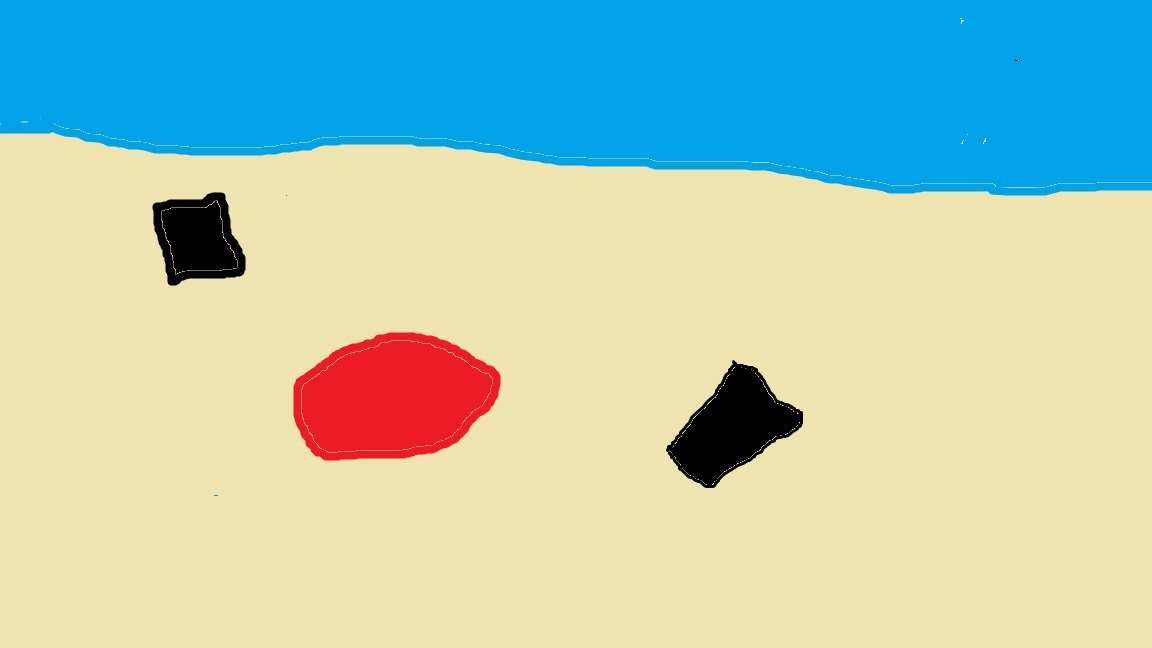
#> input picture Tests/PLAA4.jpg, 1152 x 648 px, given in place of the camera
$ python Finalprueba.py
#> lines starting #> are read from the running program, lines starting #| are printed output that depends on the picture; after the words box and inside, x2 and y2 are one past the last pixel; in counts of white or black regions, pixels touching at a corner belong together
### Tests/functions.py
# !usr/bin/python
# Standard imports
import cv2
import numpy as np
import math
import serial, time


# mathematical funtions
def getAngle(windowSize, point):
     # WindowSize = (h,w)    point = (x,y)
     h = windowSize[1]
     w = windowSize[0]

     topPoint = (int(w/2),0)
     bottomPoint = (int(w/2), h)

     X = point[0] - int(w/2)
     Y = point[1] - 0
     angle = math.atan2(Y,X) * (180.0 / math.pi)

     return angle

# [74 lines left out: functions getBlobRelativePosition, detectCans, not called in this run]

def get_Cans(img, shape):
     h = shape[1]
     w = shape[0]

     imgCopy = img.copy()
     imgHSV = cv2.cvtColor(imgCopy, cv2.COLOR_BGR2HSV)
     hsv_min_black = np.array([0, 0, 0], np.uint8) #lower blue mask
     hsv_max_black = np.array([179, 255, 77], np.uint8) #upper blue mask

     kernel = np.ones((11, 11), np.uint8)
     blackMask = cv2.inRange(imgHSV,hsv_min_black,hsv_max_black)
     opening = cv2.morphologyEx(blackMask, cv2.MORPH_OPEN, kernel, iterations=3)
     closing = cv2.morphologyEx(opening, cv2.MORPH_CLOSE, kernel)

     cans =  cv2.bitwise_and(img, img, mask=closing)

     grayimg = cv2.cvtColor(cans, cv2.COLOR_BGR2GRAY)
     #cans = cv2.threshold(grayimg,20, 250 cv2.TRESH_BINARY_INV)[1]
     #cv2.imshow("Cans", 255- cans)

     # convert the image to grayscale
     '''gray_image = img.copy()
     gray_image = cv2.cvtColor(gray_image, cv2.COLOR_BGR2GRAY)
     blur = cv2.GaussianBlur(gray_image,(11,11),cv2.BORDER_DEFAULT)

     # convert the grayscale image to binary image
     thresh = cv2.threshold(blur,20,250,cv2.THRESH_BINARY_INV)[1]

    # cv2.imshow("cans", thresh)'''

     # find contours in the binary image
     contours = cv2.findContours(grayimg,cv2.RETR_TREE,cv2.CHAIN_APPROX_SIMPLE)[0]

     D = []
     if contours != []:
          for c in contours:
               # calculate moments for each contour
               M = cv2.moments(c)
               if M["m00"]!=0:
                    # calculate x,y coordinate of center
                    cX = int(M["m10"] / M["m00"])
                    cY = int(M["m01"] / M["m00"])
               else:
                    cX = 0
                    cY = 0
               #cv2.circle(img, (cX, cY), 5, (255, 255, 255), -1)
               #cv.putText(img, "centroid", (cX - 25, cY - 25),cv.FONT_HERSHEY_SIMPLEX, 0.5, (255, 255, 255), 2)
               dist = math.sqrt( (cX - int(w/2))**2 + (cY - h)**2 )
               D.append(dist)
               if dist <= min(D):
                    #minimal x and y
                    fX = cX
                    fY = cY
                    #draw all targets
                    #draw_target(img,(h,w),(fX,fY))
          return (fX,fY), True
     else:
          return (-1,-1), False

#Get cans numpy operations
# [48 lines left out: function get_CansNP, not called in this run]


def centerBlob(angle, type):
     rango = 32

     if type == "can":

          # Checar si esta centrada
          if angle < 90 + rango and angle > 90 -rango:
               #print("centered")
               # can centered -> Collect
               return 'CC'

          if angle < 90 - rango:
               #print("derecha")
               return 'CR'

          elif angle > 90 + rango:
               #print("izquierda")
               return 'CL'

     elif type == "hoop":
          # Checar si esta centrado
          if angle < 90 + rango and angle > 90 -rango:  # hoop centered
               # print(centered)
               return 'HC'
          if angle < 90 - rango: # hoop right
               # print(derecha)
               return 'HR'

          elif angle > 90 + rango: # hoop left
               #print(izquierda)
               return 'HL'


# [58 lines left out: functions collectCan, draw_target, showDetectionInfo, not called in this run]

# Functions for sea
def detectSea(img): #Returns lowest point of sea and sea mask
    blueHSV = cv2.cvtColor(img, cv2.COLOR_BGR2HSV)
    lowerBlue = np.array([87, 66, 144], np.uint8) #lower blue mask
    upperBlue = np.array([107, 255, 255], np.uint8) #upper blue mask

    kernel = np.ones((11, 11), np.uint8)
    blueMask = cv2.inRange(blueHSV,lowerBlue,upperBlue)
    opening = cv2.morphologyEx(blueMask, cv2.MORPH_OPEN, kernel, iterations=3)
    closing = cv2.morphologyEx(opening, cv2.MORPH_CLOSE, kernel)

    sea =  cv2.bitwise_and(img, img, mask=closing)

    grayimg = cv2.cvtColor(sea, cv2.COLOR_BGR2GRAY)
        # Detecting contours in image.
    contours, _= cv2.findContours(grayimg, cv2.RETR_TREE,
                                cv2.CHAIN_APPROX_SIMPLE)


    #For storing y coordinates of sea
    maxY = 0
    X = 0
    # Going through every contours found in the image.
    for cnt in contours :

        approx = cv2.approxPolyDP(cnt, 0.009 * cv2.arcLength(cnt, True), True)

        # draws boundary of contours.
        cv2.drawContours(img, [approx], 0, (0, 0, 255), 5)

        # Used to flatted the array containing
        # the co-ordinates of the vertices.
        n = approx.ravel()
        i = 0

        for j in n :

          if(i % 2 == 0):
               x = n[i]
               y = n[i + 1]

               # Obtener coordenada mas cercana al robot
               if y > maxY:
                    maxY = y
                    X = x

          i += 1

    coordinates = (X, maxY)

    if coordinates != (0,0):
         return coordinates, sea
    else:
         return (-1, -1), sea

def avoidSea(angle):
     # Checar si esta centrada

     if angle <= 90: #sea right
          #print(" mar derecha")
          return "SR"

     elif angle > 90: #sea left
          #print("mar izquierda")
          return "SL"

# Hoop
def detectHoop(img):
     imgHSV = cv2.cvtColor(img, cv2.COLOR_BGR2HSV)
     hsv_min_red = (0, 173, 0) #lower red mask
     hsv_max_red = (179, 255, 176) #upper red mask

     kernel = np.ones((11, 11), np.uint8)
     redMask = cv2.inRange(imgHSV,hsv_min_red,hsv_max_red)
     opening = cv2.morphologyEx(redMask, cv2.MORPH_OPEN, kernel, iterations=3)
     closing = cv2.morphologyEx(opening, cv2.MORPH_CLOSE, kernel)

     hoop =  cv2.bitwise_and(img, img, mask=closing)

     grayimg = cv2.cvtColor(hoop, cv2.COLOR_BGR2GRAY)

          # Detecting contours in image.
     contours, _= cv2.findContours(grayimg, cv2.RETR_TREE,
                                   cv2.CHAIN_APPROX_SIMPLE)

     #For storing y coordinates of the hoop
     maxY = 0
     promX = 0
     # Going through every contours found in the image.
     for cnt in contours :

          approx = cv2.approxPolyDP(cnt, 0.009 * cv2.arcLength(cnt, True), True)

          # draws boundary of contours.
          cv2.drawContours(img, [approx], 0, (0, 0, 255), 5)

          # Used to flatted the array containing
          # the co-ordinates of the vertices.
          n = approx.ravel()
          i = 0

          for j in n :

               if(i % 2 == 0):
                    promX += n[i]
                    y = n[i + 1]

                    # Obtener coordenada mas cercana al robot
                    if y > maxY:
                         maxY = y
               i = i + 1

          promX /= len(n)

     coordinates = (promX, maxY)

     if coordinates != (0,0):
          return coordinates, hoop
     else:
          return (-1, -1), hoop

# [21 lines left out: functions depositHoop, arduinoMessage, not called in this run]

### Tests/Finalprueba.py
# !usr/bin/python
# Standard imports
import cv2
from math import pi, sqrt
import functions as func# Our own functions file
import serial
import time


def main():

     # Arduino port
     # with serial.Serial("/dev/ttyACM0", 9600, timeout=1) as arduino:
     #arduino = serial.Serial("/dev/ttyACM0", 9600, timeout=1)
     #time.sleep(0.1) #wait for serial to open
     msg = 'B' #empty message

     #Window size
     #h = 480
     #w = 640
     winSize = (640,480) #width,height (x,y)

     #Webcam video
     vc = cv2.VideoCapture(0)

     #check for conection

     #Main loop
     while True:

          ret, frame = vc.read()
#> frame is the input picture: shape (648, 1152, 3); mean B, G, R 182.3, 200.8, 173.2
          cv2.imshow("image",frame)

          if ret:
               #IDLE STATE
               #Sea detection
               seaCoordinate, sea = func.detectSea(frame)
#> in detectSea, `blueMask = cv2.inRange(blueHSV,lowerBlue,upperBlue)`:
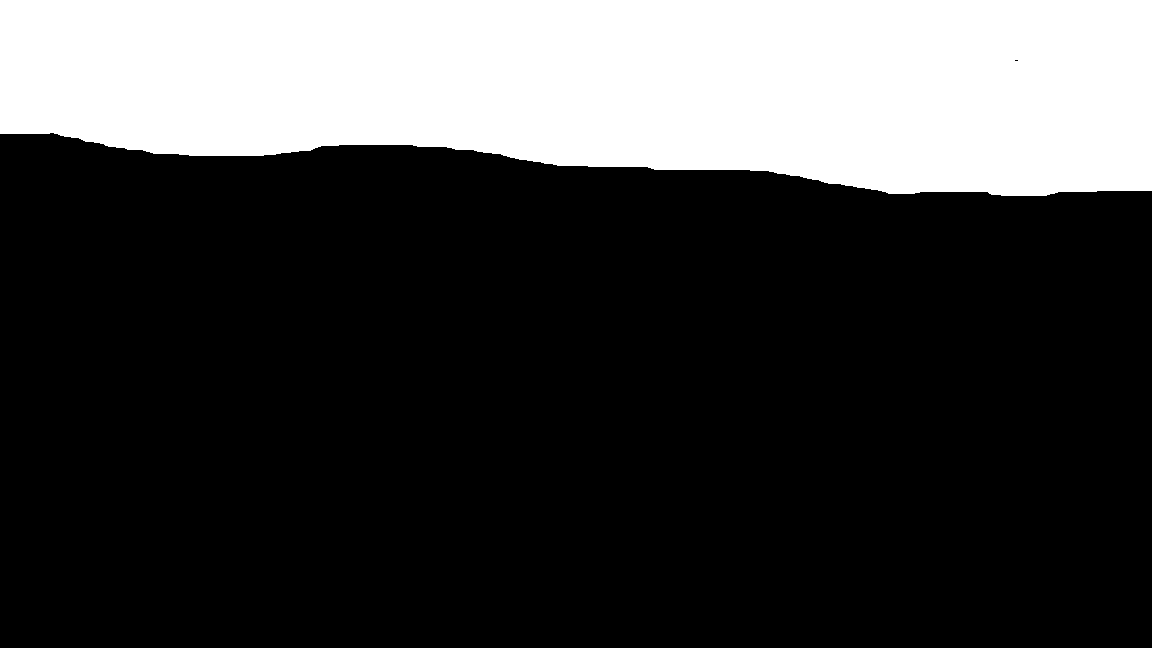
#> blueMask: shape (648, 1152); 25.6% white; 1 white region, box (x1, y1, x2, y2) and area: (0, 0, 1152, 196) 191319
#> in detectSea, `grayimg = cv2.cvtColor(sea, cv2.COLOR_BGR2GRAY)`:
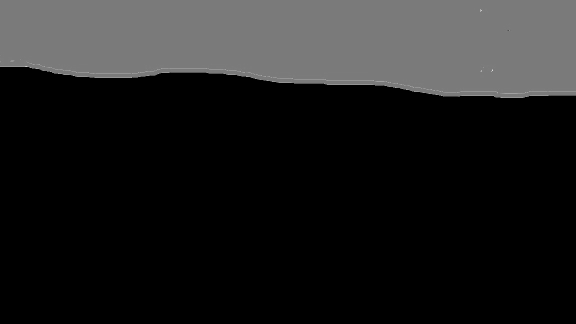
#> grayimg: shape (648, 1152) (shown at 1/2 size); min 0, max 231, mean 31.4
#> in detectSea, `contours, _= cv2.findContours(grayimg, cv2.RETR_TREE, cv2.CHAIN_APPROX..`: contours = 1 contour; box (x1, y1, x2, y2) and area: (0, 0, 1152, 196) 189986
#> the loop in detectSea, `for cnt in contours : ` made 1 pass
#> n on pass 1: [0, 0, 0, 133, 1151, 190, 1151, 0]
#> after the loop in detectSea, `for cnt in contours :`:
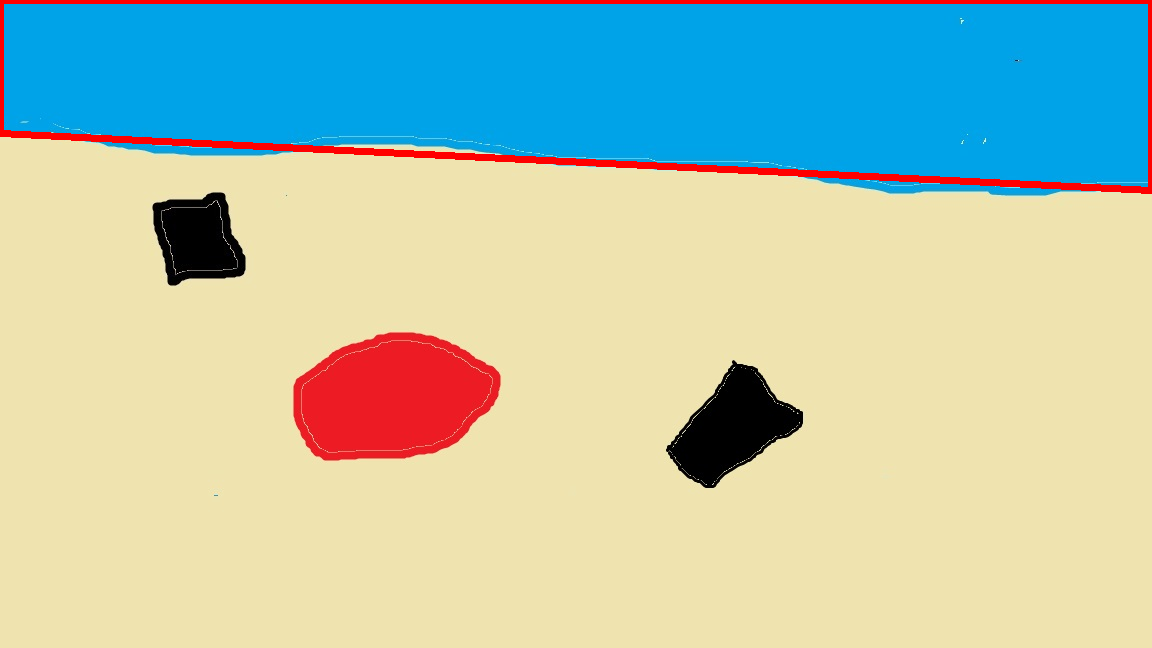
#> img: shape (648, 1152, 3); 1.86% of pixels changed, all inside (x1, y1, x2, y2) = (0, 0, 1152, 194)
#> after the loop in detectSea, `for cnt in contours :`: X = 1151; maxY = 190
#> in detectSea, `coordinates = (X, maxY)`: coordinates = (1151, 190)
#> seaCoordinate = (1151, 190)
               cv2.imshow("sea", sea)
               # If sea is close enough
               if seaCoordinate[1] > winSize[1]/3:
                    # Get angle and send message to avoid sea
                    seaAngle = func.getAngle(winSize, seaCoordinate)
#> in getAngle, `X = point[0] - int(w/2)`: X = 831
#> in getAngle, `Y = point[1] - 0`: Y = 190
#> in getAngle, `angle = math.atan2(Y,X) * (180.0 / math.pi)`: angle = 12.88
#> seaAngle = 12.88
                    msg = func.avoidSea(seaAngle)
#> msg = 'SR'
                    print("sea " + msg)
#| sea SR
               #Can detection
               canP, canFlag = func.get_Cans(frame, winSize)
#> in get_Cans, `opening = cv2.morphologyEx(blackMask, cv2.MORPH_OPEN, kernel, iteratio..`:
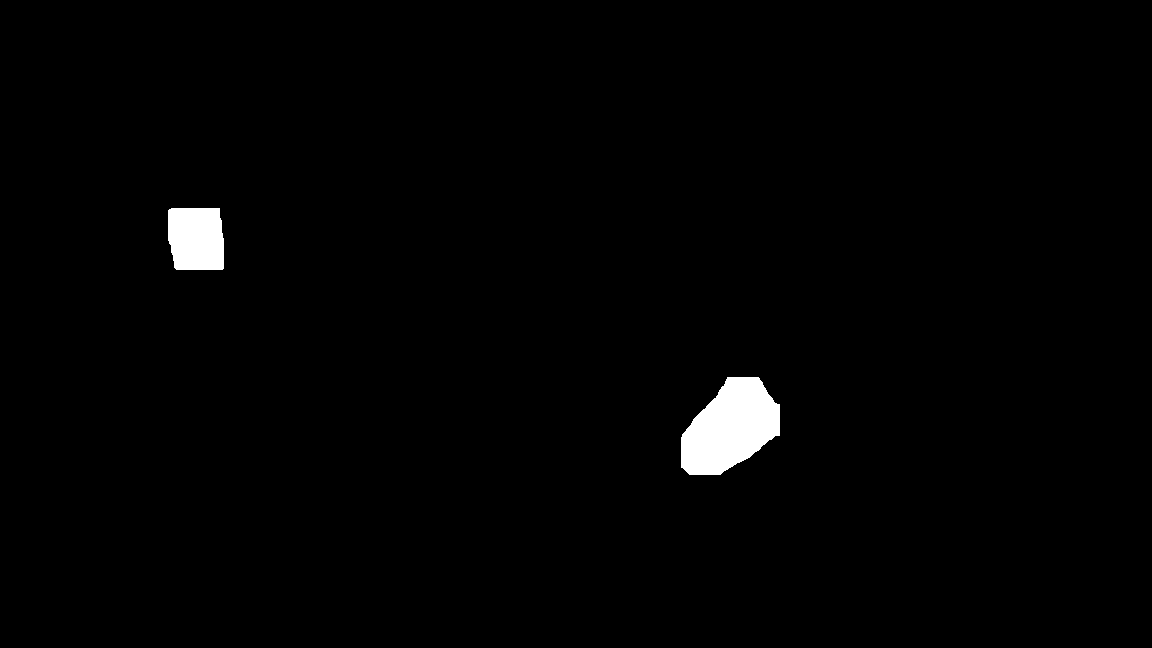
#> opening: shape (648, 1152); 1.3% white; 2 white regions
#> in get_Cans, `contours = cv2.findContours(grayimg,cv2.RETR_TREE,cv2.CHAIN_APPROX_SIM..`: contours = 114 contours, 106 with area under 20; largest, box (x1, y1, x2, y2) and area: (681, 398, 716, 440) 186, (169, 240, 224, 270) 160, (713, 432, 780, 475) 128, (767, 393, 780, 410) 52, (216, 208, 224, 240) 49, (716, 377, 731, 399) 46, (168, 208, 176, 218) 44, (752, 377, 764, 389) 38
#> the loop in get_Cans, `for c in contours:` made 114 passes
#> (c, cX, cY, dist, fX, fY) on passes 1, 3, 4, 9: ([[712, 474], [713, 474]], 0, 0, 576.9, 0, 0), ([[692, 473], [693, 472], [694, 473], [693, 474]], 693, 473, 373.1, 693, 473), ([[687, 472], [688, 473], [688, 472]], 687, 472, 367.1, 687, 472), ([[682, 465], [683, 464], [684, 465], [683, 466]], 683, 465, 363.3, 683, 465)
#> after the loop in get_Cans, `for c in contours:`: D = 114 values, max 576.9 at index 0, min 234.8 at index 74, mean 373.9
#> canP = (219, 268); canFlag = True
               #can detected
               if canFlag:
                    canAngle = func.getAngle(winSize, canP)
#> canAngle = 110.6
                    msg = func.centerBlob(canAngle, "can")
#> msg = 'CC'
                    print("can " + msg)
#| can CC

               if seaCoordinate == (-1,-1) and canFlag == False:
                    print("looking")

               hoopCoordinates, hoop = func.detectHoop(frame)
#> in detectHoop, `redMask = cv2.inRange(imgHSV,hsv_min_red,hsv_max_red)`:
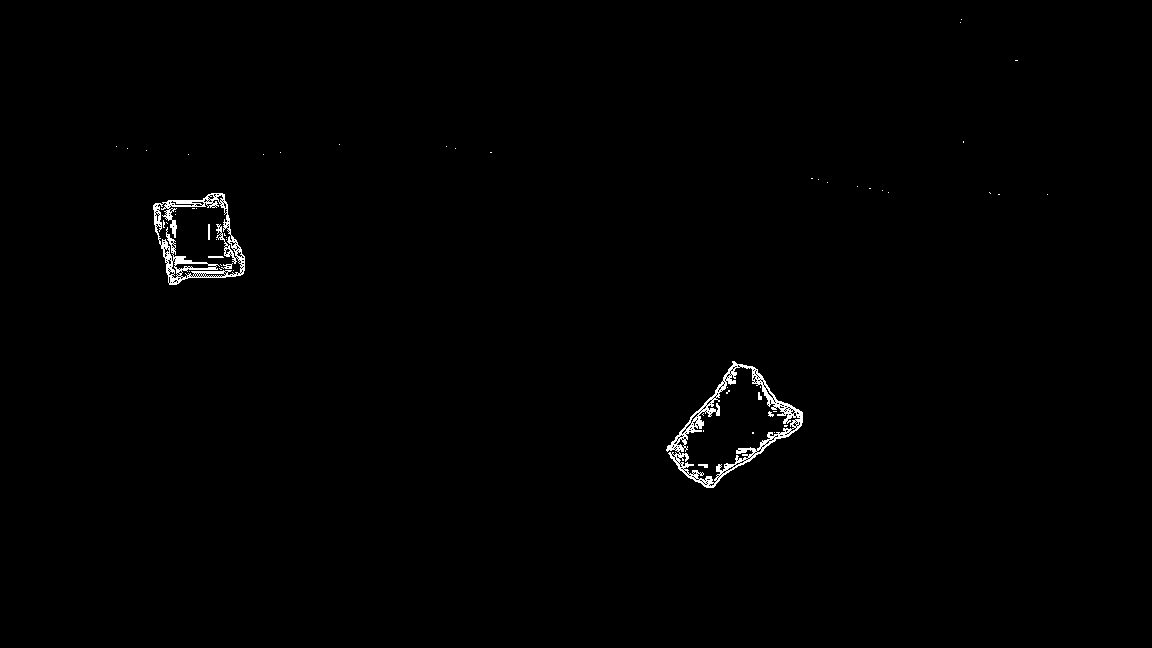
#> redMask: shape (648, 1152); 0.68% white in thin lines or dots, all inside (x1, y1, x2, y2) = (116, 19, 1048, 488)
#> in detectHoop, `contours, _= cv2.findContours(grayimg, cv2.RETR_TREE, cv2.CHAIN_APPROX..`: contours = []
#> after the loop in detectHoop, `for cnt in contours :`: maxY = 0
#> in detectHoop, `coordinates = (promX, maxY)`: coordinates = (0, 0)
#> hoopCoordinates = (-1, -1)
               if hoopCoordinates != (-1, -1):
                    angleHoop = func.getAngle(winSize, hoopCoordinates)
                    msg = func.centerBlob(angleHoop, "hoop")
                    print("hoop" + msg)


          if cv2.waitKey(50) == 27:
#> (key Esc is pressed here)
               break

     cv2.destroyAllWindows()


if __name__ == "__main__":
     main()
